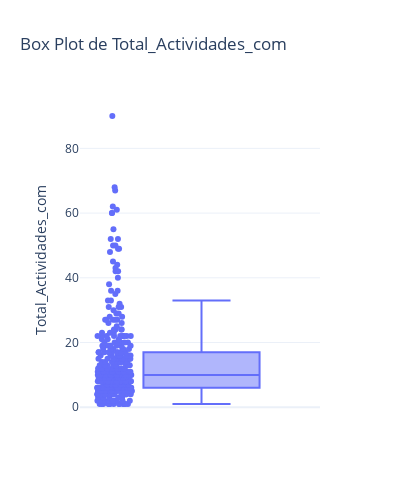

The code cell stored with this chart in its notebook:
### Markdown cell above
Debido a que los campos seleccionados se tratan de conteos de actividades y variables categoricas nuestro dataset no cuenta con valores nulos

### Code cell
variable='Total_Actividades_com'
fig = px.box(
        df,
        y=variable, 
        points="all", 
        title=f'Box Plot de {variable}', 
        template="plotly_white"
    )
fig.update_layout(width=400, height=500)
fig.show()

### Figure 1 — Plotly figure (JSON) as saved in the notebook; plotly's stock layout.template omitted (floating-point values rounded to 4 significant figures; data arrays with more than 128 entries replaced by an {"elided": "..."} marker saying what was removed)
{"data": [{"alignmentgroup": "True", "boxpoints": "all", "hovertemplate": "Total_Actividades_com=%{y}<extra></extra>", "legendgroup": "", "marker": {"color": "#636efa"}, "name": "", "notched": false, "offsetgroup": "", "orientation": "v", "showlegend": false, "type": "box", "x0": " ", "xaxis": "x", "y": {"elided": "373 int values"}, "y0": " ", "yaxis": "y"}], "layout": {"boxmode": "group", "height": 500, "legend": {"tracegroupgap": 0}, "title": {"text": "Box Plot de Total_Actividades_com"}, "width": 400, "xaxis": {"anchor": "y", "domain": [0, 1]}, "yaxis": {"anchor": "x", "domain": [0, 1], "title": {"text": "Total_Actividades_com"}}}}
